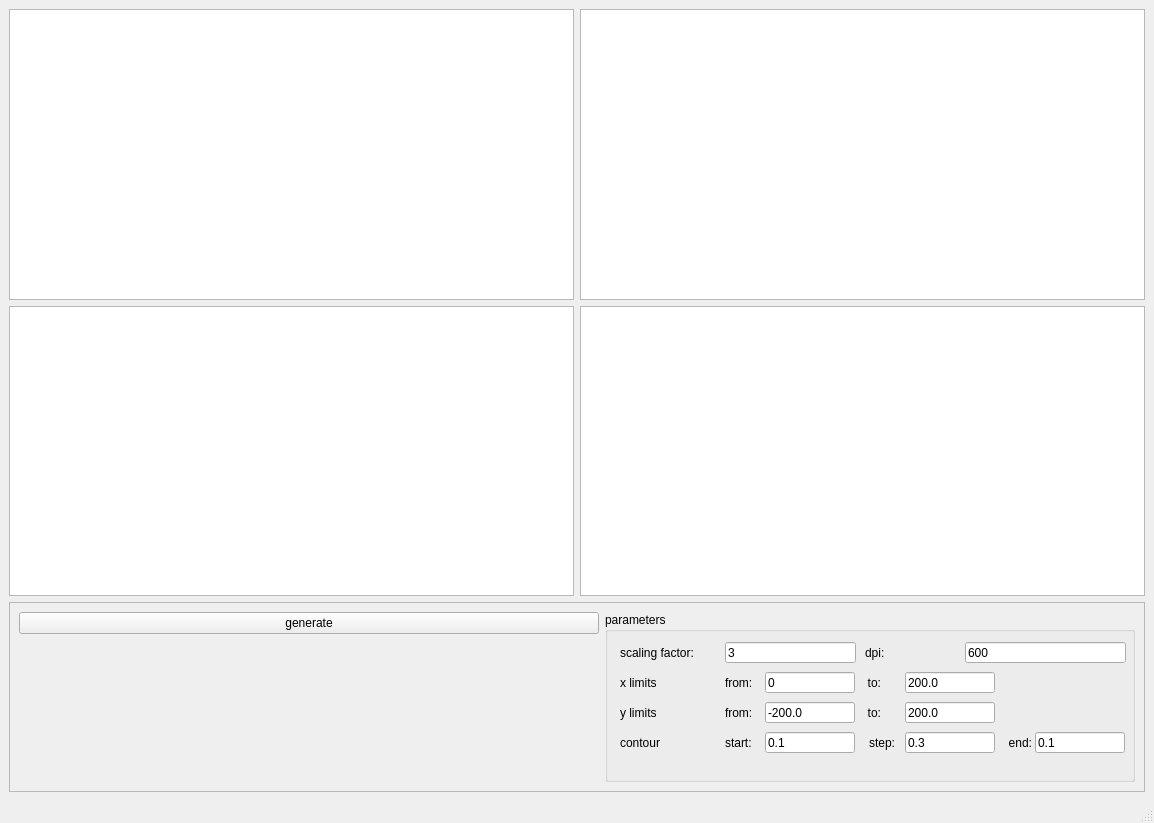
<?xml version="1.0" encoding="UTF-8"?>
<ui version="4.0">
 <class>MainWindow</class>
 <widget class="QMainWindow" name="MainWindow">
  <property name="geometry">
   <rect>
    <x>0</x>
    <y>0</y>
    <width>1154</width>
    <height>823</height>
   </rect>
  </property>
  <property name="windowTitle">
   <string>MainWindow</string>
  </property>
  <widget class="QWidget" name="centralwidget">
   <layout class="QGridLayout" name="gridLayout">
    <item row="2" column="0" colspan="2">
     <widget class="QFrame" name="frame_2">
      <property name="maximumSize">
       <size>
        <width>16777215</width>
        <height>270</height>
       </size>
      </property>
      <property name="frameShape">
       <enum>QFrame::StyledPanel</enum>
      </property>
      <property name="frameShadow">
       <enum>QFrame::Raised</enum>
      </property>
      <layout class="QGridLayout" name="gridLayout_2">
       <item row="0" column="0">
        <widget class="QPushButton" name="btn_generate">
         <property name="text">
          <string>generate</string>
         </property>
        </widget>
       </item>
       <item row="0" column="1" rowspan="3">
        <widget class="QGroupBox" name="groupBox">
         <property name="minimumSize">
          <size>
           <width>200</width>
           <height>170</height>
          </size>
         </property>
         <property name="maximumSize">
          <size>
           <width>530</width>
           <height>200</height>
          </size>
         </property>
         <property name="title">
          <string>parameters</string>
         </property>
         <widget class="QLineEdit" name="txt_scaling_factor">
          <property name="geometry">
           <rect>
            <x>120</x>
            <y>30</y>
            <width>131</width>
            <height>21</height>
           </rect>
          </property>
          <property name="text">
           <string>3</string>
          </property>
         </widget>
         <widget class="QLabel" name="lbl_scaling_factor">
          <property name="geometry">
           <rect>
            <x>15</x>
            <y>30</y>
            <width>85</width>
            <height>21</height>
           </rect>
          </property>
          <property name="text">
           <string>scaling factor:</string>
          </property>
         </widget>
         <widget class="QLabel" name="lbl_x_limits">
          <property name="geometry">
           <rect>
            <x>15</x>
            <y>60</y>
            <width>81</width>
            <height>21</height>
           </rect>
          </property>
          <property name="text">
           <string>x limits</string>
          </property>
         </widget>
         <widget class="QLabel" name="lbl_y_limits">
          <property name="geometry">
           <rect>
            <x>15</x>
            <y>90</y>
            <width>81</width>
            <height>21</height>
           </rect>
          </property>
          <property name="text">
           <string>y limits</string>
          </property>
         </widget>
         <widget class="QLabel" name="lbl_contour">
          <property name="geometry">
           <rect>
            <x>15</x>
            <y>120</y>
            <width>47</width>
            <height>21</height>
           </rect>
          </property>
          <property name="text">
           <string>contour</string>
          </property>
         </widget>
         <widget class="QLabel" name="lbl_x_limits_from">
          <property name="geometry">
           <rect>
            <x>120</x>
            <y>60</y>
            <width>41</width>
            <height>21</height>
           </rect>
          </property>
          <property name="text">
           <string>from:</string>
          </property>
          <property name="alignment">
           <set>Qt::AlignLeading|Qt::AlignLeft|Qt::AlignVCenter</set>
          </property>
         </widget>
         <widget class="QLabel" name="lbl_x_limits_to">
          <property name="geometry">
           <rect>
            <x>260</x>
            <y>60</y>
            <width>16</width>
            <height>21</height>
           </rect>
          </property>
          <property name="text">
           <string>to:</string>
          </property>
          <property name="alignment">
           <set>Qt::AlignRight|Qt::AlignTrailing|Qt::AlignVCenter</set>
          </property>
         </widget>
         <widget class="QLineEdit" name="txt_x_limits_to">
          <property name="geometry">
           <rect>
            <x>300</x>
            <y>60</y>
            <width>90</width>
            <height>21</height>
           </rect>
          </property>
          <property name="text">
           <string>200.0</string>
          </property>
         </widget>
         <widget class="QLabel" name="lbl_y_limits_from">
          <property name="geometry">
           <rect>
            <x>120</x>
            <y>90</y>
            <width>41</width>
            <height>21</height>
           </rect>
          </property>
          <property name="text">
           <string>from:</string>
          </property>
          <property name="alignment">
           <set>Qt::AlignLeading|Qt::AlignLeft|Qt::AlignVCenter</set>
          </property>
         </widget>
         <widget class="QLineEdit" name="txt_y_limits_from">
          <property name="geometry">
           <rect>
            <x>160</x>
            <y>90</y>
            <width>90</width>
            <height>21</height>
           </rect>
          </property>
          <property name="text">
           <string>-200.0</string>
          </property>
         </widget>
         <widget class="QLabel" name="lbl_y_limits_to">
          <property name="geometry">
           <rect>
            <x>260</x>
            <y>90</y>
            <width>16</width>
            <height>21</height>
           </rect>
          </property>
          <property name="text">
           <string>to:</string>
          </property>
          <property name="alignment">
           <set>Qt::AlignRight|Qt::AlignTrailing|Qt::AlignVCenter</set>
          </property>
         </widget>
         <widget class="QLineEdit" name="txt_y_limits_to">
          <property name="geometry">
           <rect>
            <x>300</x>
            <y>90</y>
            <width>90</width>
            <height>21</height>
           </rect>
          </property>
          <property name="text">
           <string>200.0</string>
          </property>
         </widget>
         <widget class="QLabel" name="lbl_contour_start">
          <property name="geometry">
           <rect>
            <x>120</x>
            <y>120</y>
            <width>32</width>
            <height>21</height>
           </rect>
          </property>
          <property name="text">
           <string>start:</string>
          </property>
          <property name="alignment">
           <set>Qt::AlignLeading|Qt::AlignLeft|Qt::AlignVCenter</set>
          </property>
         </widget>
         <widget class="QLineEdit" name="txt_contour_start">
          <property name="geometry">
           <rect>
            <x>160</x>
            <y>120</y>
            <width>90</width>
            <height>21</height>
           </rect>
          </property>
          <property name="text">
           <string>0.1</string>
          </property>
         </widget>
         <widget class="QLineEdit" name="txt_x_limits_from">
          <property name="geometry">
           <rect>
            <x>160</x>
            <y>60</y>
            <width>90</width>
            <height>21</height>
           </rect>
          </property>
          <property name="text">
           <string>0</string>
          </property>
         </widget>
         <widget class="QLabel" name="lbl_contour_step">
          <property name="geometry">
           <rect>
            <x>260</x>
            <y>120</y>
            <width>30</width>
            <height>21</height>
           </rect>
          </property>
          <property name="text">
           <string>step:</string>
          </property>
          <property name="alignment">
           <set>Qt::AlignRight|Qt::AlignTrailing|Qt::AlignVCenter</set>
          </property>
         </widget>
         <widget class="QLineEdit" name="txt_contour_step">
          <property name="geometry">
           <rect>
            <x>300</x>
            <y>120</y>
            <width>90</width>
            <height>21</height>
           </rect>
          </property>
          <property name="text">
           <string>0.3</string>
          </property>
         </widget>
         <widget class="QLabel" name="lbl_contour_end">
          <property name="geometry">
           <rect>
            <x>400</x>
            <y>120</y>
            <width>27</width>
            <height>21</height>
           </rect>
          </property>
          <property name="text">
           <string>end:</string>
          </property>
          <property name="alignment">
           <set>Qt::AlignRight|Qt::AlignTrailing|Qt::AlignVCenter</set>
          </property>
         </widget>
         <widget class="QLineEdit" name="txt_contour_end">
          <property name="geometry">
           <rect>
            <x>430</x>
            <y>120</y>
            <width>90</width>
            <height>21</height>
           </rect>
          </property>
          <property name="text">
           <string>0.1</string>
          </property>
         </widget>
         <widget class="QLabel" name="lbl_scaling_factor_2">
          <property name="geometry">
           <rect>
            <x>260</x>
            <y>30</y>
            <width>85</width>
            <height>21</height>
           </rect>
          </property>
          <property name="text">
           <string>dpi:</string>
          </property>
         </widget>
         <widget class="QLineEdit" name="txt_scaling_factor_2">
          <property name="geometry">
           <rect>
            <x>360</x>
            <y>30</y>
            <width>161</width>
            <height>21</height>
           </rect>
          </property>
          <property name="text">
           <string>600</string>
          </property>
         </widget>
        </widget>
       </item>
      </layout>
     </widget>
    </item>
    <item row="1" column="0">
     <widget class="QGraphicsView" name="graphics_size_distribution"/>
    </item>
    <item row="0" column="1">
     <widget class="QGraphicsView" name="graphics_loops"/>
    </item>
    <item row="0" column="0">
     <widget class="QGraphicsView" name="graphics_forcs">
      <property name="maximumSize">
       <size>
        <width>16777215</width>
        <height>16777215</height>
       </size>
      </property>
     </widget>
    </item>
    <item row="1" column="1">
     <widget class="QGraphicsView" name="graphics_elongation_distribution"/>
    </item>
   </layout>
  </widget>
  <widget class="QMenuBar" name="menubar">
   <property name="geometry">
    <rect>
     <x>0</x>
     <y>0</y>
     <width>1154</width>
     <height>37</height>
    </rect>
   </property>
  </widget>
  <widget class="QStatusBar" name="statusbar"/>
 </widget>
 <resources/>
 <connections/>
</ui>
